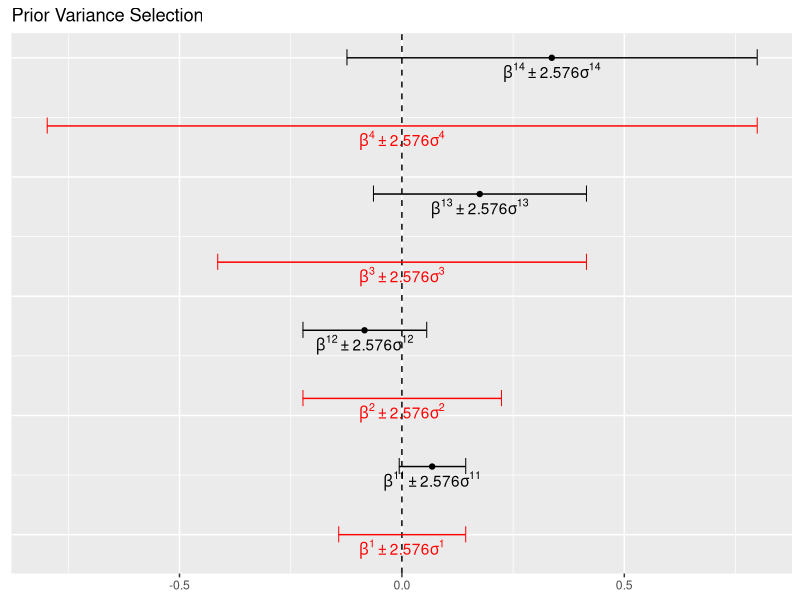
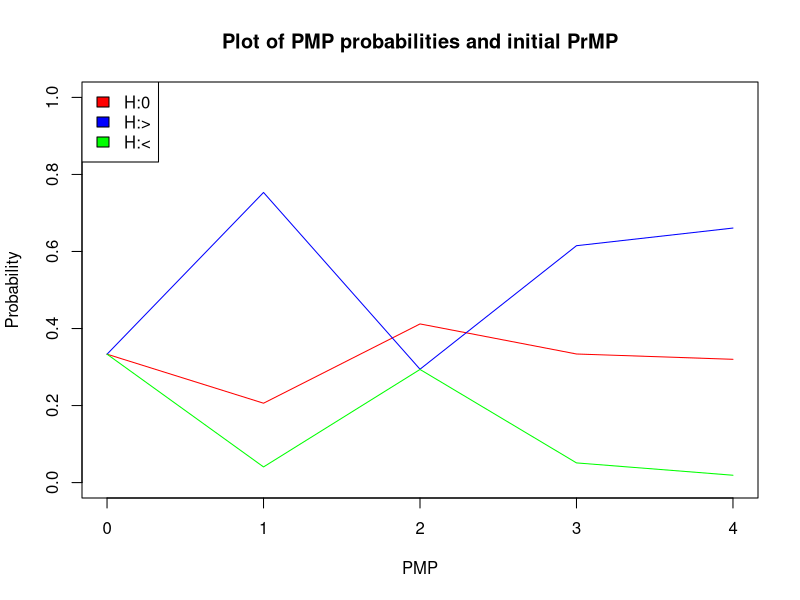

Write R code to recreate these figures, in order.
## ---- chunk 1

beta0<- 0
beta1<- c(0.090,0.140,1.090,1.781)
var1<- c(0.029,0.054,0.093,0.179)
var1<- var1^2
pi0<- rep(1/3,3)

## ---- chunk 2

make.BFcombo<- function(beta1, var1, beta0, pi0){
  BFcombo<- structure(list(beta1 = beta1, var1 = var1,
                           beta0 = beta0, pi0 = pi0 ), class = "BFcombo")
  BFcombo

}

## ---- chunk 3

## variance of prior 
## REFERENCE : Combining Statistical evidence from several Studies , Kuiper et al, page 9 (69-70) and Figure 2.

prior.var<- function(beta1, var1, beta0, pi0, percent = 99){
  if(is.numeric(beta1) != TRUE){
    stop("beta1 is not numeric")
  }

  if(is.numeric(var1) != TRUE){
    stop("var1 is not numeric")
  }

  if(is.numeric(beta0) != TRUE){
    stop("beta0 is not numeric")
  }

  if(is.numeric(pi0) != TRUE){
    stop("pi0 is not numeric")
  } else if (sum(pi0) != 1){
    stop("Prior model probabilities do not sum to 1")
  }

  BFcombo<- make.BFcombo(beta1,var1,beta0,pi0)
    #setup
    percent<- (percent / 100)
    percent<- percent + (1-percent)/2
    multiplier<- qnorm(percent)
    data<- matrix(0, ncol = 2 , nrow = length(BFcombo$beta1))
    # get min/max
    data[,1]<- BFcombo$beta1 - sqrt(BFcombo$var1)*multiplier
    data[,2]<- BFcombo$beta1 + sqrt(BFcombo$var1)*multiplier

    bounds<- abs(data)
    pVar <- apply(X = bounds,MARGIN = 1,max)
    pVar <- ((pVar / multiplier))^2
    # update.object
    BFcombo$var0 <- pVar

    return(BFcombo)

}



## ---- chunk 4

ex<- prior.var(beta1 = beta1, var1 = var1 , beta0 = beta0, pi0 = pi0 )
ex$var0 
## ---- chunk 5

## Unconstrained posterior parameters 
## REFERENCE : Combining Statistical evidence from several Studies , Kuiper et al, page 9 (70) .


u.post.param<- function(BFcombo){
  if(any(names(BFcombo) == "var0")) {
    betaVar<- 1/ ((1/BFcombo$var0)  + (1/BFcombo$var1))
    betaTilda<-(BFcombo$beta0 * (1/BFcombo$var0)  + BFcombo$beta1 * (1/BFcombo$var1))*betaVar

    out<- rbind(betaTilda,betaVar)
    rownames(out)<- c("u.beta.post","u.var.post")
    BFcombo$unBetaPost<- out[1,]
    BFcombo$unVarPost<- out[2,]

    return(BFcombo)
  } else {
    if(class(BFcombo) != "BFcombo"){
      stop("Input not of BFcombo class please run prior.var function")
    }else{
      stop("Unconstrained prior variances not found. Please run prior.var function")
    }
  }

}

## ---- chunk 6

ex<- u.post.param(ex)

ex$unBetaPost

ex$unVarPost
## ---- chunk 7
## Unconstrained posterior proportions and Unconstrained prior proportions

## REFERENCE : Combining Statistical evidence from several Studies , Kuiper et al, page 72.
sample.prop<- function(n,prior.mean,posterior.mean,prior.sd,posterior.sd,hypothesis = 1){
  if(hypothesis == "1"){
    "%a%" = function(x,y){x > y}
  } else {
    "%a%" = function(x,y) {
      x < y
    }
  }

  n.post<- length(posterior.mean)
  Cm<- Fm<- names.vec<- rep(0,n.post)

  Cm[]<- 0.5

  for(i in 1:n.post){
    Fm[i]<- mean(ifelse(rnorm(n,posterior.mean[i],posterior.sd[i]) %a% prior.mean , 1 , 0))

    names.vec[i]<- paste("prob.post",i,sep = "")

  }

  out<- matrix(0,ncol = (n.post), nrow = 2)
  rownames(out)<- c("Fm","Cm")
  colnames(out)<- names.vec
  out[2,]<- Cm
  out[1,]<- Fm
  out
}

## ---- chunk 8
sample.prop(n = 100000 ,prior.mean =  ex$beta0, posterior.mean = ex$unBetaPost, prior.sd = sqrt(ex$var0) , posterior.sd = sqrt(ex$unVarPost))

## ---- chunk 9
## Calculating unconstrained Bayes Factors. 
## REFERENCE : Combining Statistical evidence from several Studies , Kuiper et al, page 72.

unconstrained.BF<- function(BFcombo,n = 1000){
  if(any(names(BFcombo) == "unBetaPost")){
    #BF_0u NULL
    n.studies<- length(BFcombo$unBetaPost)
    name.vec<- rep(NA,n.studies)
    for(i in 1:n.studies){
      name.vec[i]<- paste0("study",i)
    }
    BF.0u<- rep(0,n.studies)
    for( i in 1:n.studies){
      BF.0u[i]<- dnorm(BFcombo$beta0,BFcombo$unBetaPost[i],sqrt(BFcombo$unVarPost)[i])/dnorm(BFcombo$beta0,BFcombo$beta0,sqrt(BFcombo$var0)[i])
    }

    ## Run sampler for BF.1u
    temp.proportions<- sample.prop(n,BFcombo$beta0,BFcombo$unBetaPost,sqrt(BFcombo$var0),sqrt(BFcombo$unVarPost),hypothesis = 1)
    # BF_1u in the case m = >


    BF.1u<- temp.proportions[1,] /  temp.proportions[2,]

    # BF.2u in the case m = <

    BF.2u<- (1 - temp.proportions[1,]) / temp.proportions[2,]


    out<- rbind(BF.0u,BF.1u,BF.2u)
    rownames(out)<- c("H:0","H:>","H:<")
    colnames(out)<- name.vec
    BFcombo$BFmu<- out
    return(BFcombo)
  } else{
    if(class(BFcombo) == "BFcombo"){
      stop("Sections unBetaPost and unVarPost not present, please run u.post.params function")
    }else{
      stop("Object not of BFcombo class, please see make.BFcombo function")
    }
  }

}

## ---- chunk 10
ex<- unconstrained.BF(ex)
ex$BFmu
## ---- chunk 11
### Posterior Model Probabilities for Hm  = pi1
# single update 
pi0.to.1<- function(pi0,BF){
  # Pi0 are the prior Model Probabilities and BF are the Bayes factors BF.mu for a single study
  # Careful not to use the whole matrix of BF's here !
  
  out<- (pi0*BF) / sum(pi0*BF) 
  out
}
## ---- chunk 12
pi0.to.1(ex$pi0,ex$BF[,1])
## ---- chunk 13
## Updating evidence : 
# step 1 find pi.0m.t where t is the study number

update.PMP<- function(BFcombo){
  if(any(names(BFcombo) == "BFmu")){
    pmp.t<- BFcombo$BFmu
    bfcols<- ncol(BFcombo$BFmu)
    pmp.t[,1]<- pi0.to.1(BFcombo$pi0,BFcombo$BFmu[,1])

    for(i in 2:bfcols){
      pmp.t[,i]<- pi0.to.1(pmp.t[,i-1],BFcombo$BFmu[,i])
    }
    names.vec<- rep(0, bfcols)
    for(i in 1:bfcols){
      names.vec[i]<- paste0("PMP", i )
    }
    colnames(pmp.t)<- names.vec
    BFcombo$PMP<- pmp.t
    return(BFcombo)
  } else{
    if(class(BFcombo) == "BFcombo"){
      stop("no BFmu section in the input, please run unconstrained.BF function")

    }else{
      stop("Object not of BFcombo class, please see make.BFcombo function")
    }
  }

}
## ---- chunk 14
ex<- update.PMP(ex)
ex
## ---- chunk 15

calculate.PMP <- function(beta1, var1,pi0,beta0, n = 10000, var.mult = 1){

  BFcombo <- prior.var(beta1 = beta1, var1 = var1, beta0 = beta0, pi0 = pi0)
  BFcombo$var0 <- BFcombo$var0 * var.mult
  BFcombo <- u.post.param(BFcombo)
  BFcombo <- unconstrained.BF(BFcombo,n)
  PMP <- update.PMP(BFcombo)
  PMP
}

## ---- chunk 16
beta0<- 0
pi0<- rep(1/3 ,3)
var1<- c(0.029,0.054,0.093,0.179)
var1<- var1^2
#No effect
beta1<- c(0.007,0.014,0.078,0.151)
NEvar0<- prior.var(beta1 = beta1, var1 = var1, beta0 = 0, pi0 = pi0 )
NEvar0<-NEvar0$var0
#Small effect
beta1<- c(0.045,-0.084,0.175,0.337)
SEvar0<- prior.var(beta1 = beta1, var1 = var1, beta0 = 0, pi0 = pi0 )
SEvar0<-SEvar0$var0
#Mixed Effect 1 
beta1<- c(0.055,-0.102,0.153,0.151)
ME1var0<- prior.var(beta1 = beta1, var1 = var1, beta0 = 0, pi0 = pi0 )
ME1var0<-ME1var0$var0
### mixed effect 2 
beta1<- c(0.068,-0.084,0.175,0.337)
ME2var0<- prior.var(beta1 = beta1, var1 = var1, beta0 = 0, pi0 = pi0 )
ME2var0<-ME2var0$var0
### mixed effect 3 
beta1<- c(0.009,-0.084,0.175,0.337)
ME3var0<- prior.var(beta1 = beta1, var1 = var1, beta0 = 0, pi0 = pi0 )
ME3var0<-ME3var0$var0
## ---- chunk 17
##Sigma 
# No effect page 76

beta1<- c(0.007,0.014,0.078,0.151)

NEhalf<- calculate.PMP(beta1,var1,pi0,beta0 = 0,var.mult = 0.5)$PMP[,4]
NEone<- calculate.PMP(beta1,var1,pi0,beta0 = 0,var.mult =1)$PMP[,4]
NEtwo<- calculate.PMP(beta1,var1,pi0,beta0 = 0,var.mult =2)$PMP[,4]

# small effect

beta1<- c(0.045,0.084,0.175,0.337)
SEhalf<- calculate.PMP(beta1,var1,pi0,beta0 = 0,var.mult = 0.5)$PMP[,4]
SEone<- calculate.PMP(beta1,var1,pi0,beta0 = 0,var.mult = 1)$PMP[,4]
SEtwo<- calculate.PMP(beta1,var1,pi0,beta0 = 0,var.mult = 2)$PMP[,4]

# Mixed effect page 76
beta1<- c(0.055,-0.102,0.153,0.151)
ME1half<-calculate.PMP(beta1,var1,pi0,beta0 = 0,var.mult = 0.5)$PMP[,4]
ME1one<-calculate.PMP(beta1,var1,pi0,beta0 = 0,var.mult = 1)$PMP[,4]
ME1two<-calculate.PMP(beta1,var1,pi0,beta0 = 0,var.mult = 2)$PMP[,4]

### mixed effect 2 
beta1<- c(0.068,-0.084,0.175,0.337)
ME2half<-calculate.PMP(beta1,var1,pi0,beta0 = 0,var.mult = 0.5)$PMP[,4]
ME2one<-calculate.PMP(beta1,var1,pi0,beta0 = 0,var.mult = 1)$PMP[,4]
ME2two<-calculate.PMP(beta1,var1,pi0,beta0 = 0,var.mult = 2)$PMP[,4]

### mixed effect 3 
beta1<- c(0.009,-0.084,0.175,0.337)
ME3half<-calculate.PMP(beta1,var1,pi0,beta0 = 0,var.mult = 0.5)$PMP[,4]
ME3one<-calculate.PMP(beta1,var1,pi0,beta0 = 0,var.mult = 1)$PMP[,4]
ME3two<-calculate.PMP(beta1,var1,pi0,beta0 = 0,var.mult = 2)$PMP[,4]



## ---- chunk 18
BSfactor <- function(beta1, var1,threshold = 0.95, beta0 = 0, n = 100, hypothesis = 1, reverse = FALSE){
  
  values <- seq(0.33333, 0.99999,length.out = n)
  
  if (reverse == FALSE){
    priors <- cbind( "H=0"=values,"H:>"=(1-values)/2, "H:<"=(1-values)/2)
    tot.len <- length(priors[,1])
    studies <- length(beta1)
    output <-priors
    output[]<- 0
    
    for(i in 1:tot.len){
      
      temp <- calculate.PMP(beta1, var1, beta0, pi0 = priors[i,])
      output[i,] <- temp$PMP[,studies]
      
    }
    
    
    if(hypothesis == 1 & output[1,2] < threshold){
      warning("The probability for the hypothesis H:> is not greater than threshold at the first step")
    }
    
    if(hypothesis == 2 & output[1,3] < threshold){
      warning("The probability for the hypothesis H:< is not greater than threshold at the first step")
    } else if(sum(round(output[,1+hypothesis], digits = 2) == threshold) > 0){
            boundary<- priors[round(output[,1+hypothesis], digits = 2) == threshold,]
      if(sum(round(output[,1+hypothesis], digits = 2) == threshold) > 1 ){
        boundary<- boundary[1,]
      }

    } else{
      warning("Not rounding to threshold , boundary = NULL")
      boundary<- NULL
    }
    return( structure(list(PMP = output, priorMP = priors, boundary = boundary, hypothesis = hypothesis ),class = "BSfactor"))
  }else{
   
    if(hypothesis == 1){
      
      priors <- cbind( "H=0"= (1-values)/2, "H:>"= values, "H:<"=(1-values)/2)
    }
    
    if(hypothesis == 2){
      
      priors <- cbind( "H=0"= (1-values)/2, "H:>"= (1-values)/2, "H:<"= values)
    }
    
    tot.len<- length(priors[,1])
    studies<- length(beta1)
    output<-priors
    output[]<- 0  
    
    for(i in 1:tot.len){
      
      temp<- calculate.PMP(beta1, var1, beta0, pi0 = priors[i,])
      output[i,]<-temp$PMP[,studies]
      
    }
    
    
    
    
    if(sum(round(output[,1+hypothesis], digits = 2) == threshold) > 0){
      boundary<- priors[round(output[,1+hypothesis], digits = 2) == threshold,]
      if(sum(round(output[,1+hypothesis], digits = 2) == threshold) > 1 ){
        boundary<- boundary[1,]
      }
    } else{
      warning("Not rounding to threshold , boundary = NULL")
      boundary<- NULL
    }
    return( structure(list(PMP = output, priorMP = priors, boundary = boundary, hypothesis = hypothesis ),class = "BSfactor"))
  }
}

## ---- chunk 19

x <- BSfactor( beta1 = c(0.068,-0.084,0.175,0.337), var1 = c(0.000841,0.002916,0.008649,0.032041), beta0 = 0 ,n = 12)

x

## ---- chunk 20
library(ggplot2)
## ---- chunk 21
plot.BFcombo<-function(BFcombo,percent = 99){
  #Setup
  n.studies<- length(BFcombo$beta1)
  data<- matrix(0, ncol = 2 , nrow = n.studies)
  y<- seq(0,1,length.out = 2*n.studies)
  y1<-y[seq_along(y)%% 2 == 0]
  y2<-y[seq_along(y)%% 2 != 0]

  #begin calculation
  percent<- (percent / 100)
  percent<- percent + (1-percent)/2
  multiplier<- qnorm(percent)
  # get min/max
  data[,1]<- BFcombo$beta1 - sqrt(BFcombo$var1)*multiplier
  data[,2]<- BFcombo$beta1 + sqrt(BFcombo$var1)*multiplier
  bounds<- abs(data)
  output <- apply(X = bounds,MARGIN = 1,max)

  X3<- 0 - output
  X4 <-0 + output

  data<- data.frame(data,X3,X4, y1,y2,BFcombo$beta1)

  ## ggplot

  p<- ggplot(data, aes(X1,y1))
  p<- p + geom_point(aes(X1,y1), shape = 124,size = 4) + geom_point(aes(X2,y1),shape = 124,size = 4)
  p<- p + geom_vline(xintercept = 0,linetype = 2 )
  p<- p + geom_segment(aes(x =X1, y = y1 , xend = X2, yend = y1))
  p<- p + geom_point(aes(X3,y2),col = "red" ,shape = 124,size = 4) + geom_point(aes(X4,y2), col = "red",shape = 124,size = 4)
  p<- p + geom_segment(aes(x =X3, y = y2 , xend = X4, yend = y2),col = "red")
  p<- p + geom_point(aes(BFcombo$beta1,y1))
  p<- p + geom_text(aes(BFcombo$beta1,y1,label = paste("beta" , "^",1,1:n.studies,"*", "'' %+-% '' ","*", round(multiplier,3),"*","sigma","^",11:14, sep = "")),parse = TRUE,nudge_y = -0.03)
  p<- p + geom_text(aes(rep(0,4),y2,label = paste("beta" , "^",1:n.studies,"*", "'' %+-% '' ","*", round(multiplier,3),"*","sigma","^",1:4, sep = "")),parse = TRUE,nudge_y = -0.03,col = "red")
  p<- p + theme(axis.ticks.y = element_blank(), axis.text.y = element_blank())
  p<- p + xlab(NULL) + ylab(NULL)
  p<- p + ggtitle("Prior Variance Selection")
  p
}
## ---- chunk 22
beta1<- c(0.068,-0.084,0.175,0.337)
sig1<- c(0.029,0.054,0.093,0.179)
plot(calculate.PMP(beta1 = beta1,var1 = (sig1)^2, pi0 = pi0, beta0 = 0 ))
## ---- chunk 23
PMP.plot<- function(BFcombo,pi0 = rep(1/3,3)){
  n.studies <- ncol(BFcombo$PMP)
  BFcombo$PMP<- cbind(pi0,BFcombo$PMP)
  plot(x = 0:n.studies,y = BFcombo$PMP[1,], type = "l", ylim = c(0,1),col = "red", ylab = "Probability", xlab = "PMP",
       main = "Plot of PMP probabilities and initial PrMP")
  lines(0:n.studies,BFcombo$PMP[2,], col = "blue")
  lines(0:n.studies,BFcombo$PMP[3,], col = "green")
  legend("topleft", legend = c("H:0","H:>","H:<"), fill = c("red","blue","green"))
}


## ---- chunk 24
# Mixed effect 1 parameters
beta1<- c(0.055,-0.102,0.153,0.151)
var1<- c(0.029,0.054,0.093,0.179)
var1<- var1^2

ME1oneplot<-calculate.PMP(beta1,var1,pi0,beta0 = 0,var.mult = 1)
PMP.plot(ME1oneplot)
